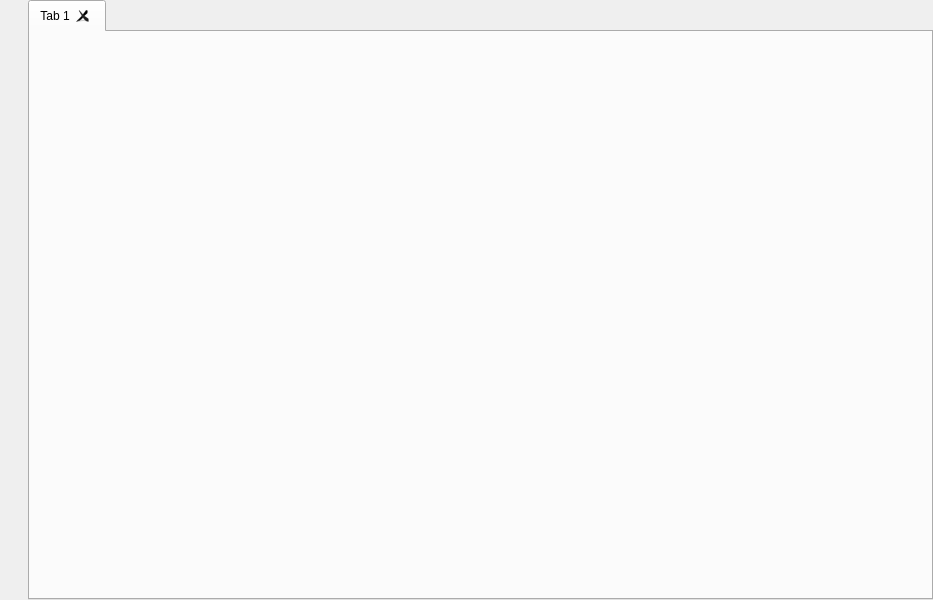
<?xml version="1.0" encoding="UTF-8"?>
<ui version="4.0">
 <class>StatsGeneratorWidget</class>
 <widget class="QWidget" name="StatsGeneratorWidget">
  <property name="geometry">
   <rect>
    <x>0</x>
    <y>0</y>
    <width>933</width>
    <height>600</height>
   </rect>
  </property>
  <property name="sizePolicy">
   <sizepolicy hsizetype="Expanding" vsizetype="Expanding">
    <horstretch>0</horstretch>
    <verstretch>0</verstretch>
   </sizepolicy>
  </property>
  <property name="minimumSize">
   <size>
    <width>800</width>
    <height>600</height>
   </size>
  </property>
  <property name="windowTitle">
   <string>StatsGenerator</string>
  </property>
  <layout class="QGridLayout" name="gridLayout">
   <property name="leftMargin">
    <number>0</number>
   </property>
   <property name="topMargin">
    <number>0</number>
   </property>
   <property name="rightMargin">
    <number>0</number>
   </property>
   <property name="bottomMargin">
    <number>0</number>
   </property>
   <property name="horizontalSpacing">
    <number>4</number>
   </property>
   <property name="verticalSpacing">
    <number>6</number>
   </property>
   <item row="0" column="1" rowspan="8">
    <widget class="QTabWidget" name="phaseTabs">
     <property name="sizePolicy">
      <sizepolicy hsizetype="Expanding" vsizetype="Expanding">
       <horstretch>2</horstretch>
       <verstretch>0</verstretch>
      </sizepolicy>
     </property>
     <property name="tabPosition">
      <enum>QTabWidget::North</enum>
     </property>
     <property name="tabShape">
      <enum>QTabWidget::Rounded</enum>
     </property>
     <property name="usesScrollButtons">
      <bool>false</bool>
     </property>
     <property name="documentMode">
      <bool>false</bool>
     </property>
     <property name="tabsClosable">
      <bool>true</bool>
     </property>
     <property name="movable">
      <bool>false</bool>
     </property>
     <widget class="StatsGenWidget" name="tab_StatsGenWidget_1">
      <attribute name="title">
       <string>Tab 1</string>
      </attribute>
     </widget>
    </widget>
   </item>
   <item row="1" column="0">
    <widget class="SVIconPushButton" name="addPhase">
     <property name="sizePolicy">
      <sizepolicy hsizetype="Fixed" vsizetype="Fixed">
       <horstretch>0</horstretch>
       <verstretch>0</verstretch>
      </sizepolicy>
     </property>
     <property name="minimumSize">
      <size>
       <width>0</width>
       <height>0</height>
      </size>
     </property>
     <property name="maximumSize">
      <size>
       <width>24</width>
       <height>24</height>
      </size>
     </property>
     <property name="focusPolicy">
      <enum>Qt::ClickFocus</enum>
     </property>
     <property name="toolTip">
      <string>Add a new Phase</string>
     </property>
     <property name="statusTip">
      <string>Add a new Phase</string>
     </property>
     <property name="text">
      <string/>
     </property>
     <property name="icon">
      <iconset resource="../../../../../../../SIMPL/Resources/SIMPL.qrc">
       <normaloff>:/SIMPL/icons/images/add.png</normaloff>:/SIMPL/icons/images/add.png</iconset>
     </property>
     <property name="iconSize">
      <size>
       <width>24</width>
       <height>24</height>
      </size>
     </property>
     <property name="flat">
      <bool>true</bool>
     </property>
    </widget>
   </item>
   <item row="3" column="0">
    <widget class="SVIconPushButton" name="updatePipelineBtn">
     <property name="sizePolicy">
      <sizepolicy hsizetype="Fixed" vsizetype="Fixed">
       <horstretch>0</horstretch>
       <verstretch>0</verstretch>
      </sizepolicy>
     </property>
     <property name="minimumSize">
      <size>
       <width>0</width>
       <height>0</height>
      </size>
     </property>
     <property name="maximumSize">
      <size>
       <width>24</width>
       <height>24</height>
      </size>
     </property>
     <property name="toolTip">
      <string>Update Pipeline</string>
     </property>
     <property name="text">
      <string/>
     </property>
     <property name="icon">
      <iconset resource="../../../../../../../SIMPL/Resources/SIMPL.qrc">
       <normaloff>:/SIMPL/icons/images/reload.png</normaloff>:/SIMPL/icons/images/reload.png</iconset>
     </property>
     <property name="iconSize">
      <size>
       <width>24</width>
       <height>24</height>
      </size>
     </property>
     <property name="flat">
      <bool>true</bool>
     </property>
    </widget>
   </item>
   <item row="6" column="0">
    <widget class="SVIconPushButton" name="saveH5Btn">
     <property name="sizePolicy">
      <sizepolicy hsizetype="Fixed" vsizetype="Fixed">
       <horstretch>0</horstretch>
       <verstretch>0</verstretch>
      </sizepolicy>
     </property>
     <property name="minimumSize">
      <size>
       <width>0</width>
       <height>0</height>
      </size>
     </property>
     <property name="maximumSize">
      <size>
       <width>24</width>
       <height>24</height>
      </size>
     </property>
     <property name="toolTip">
      <string>Save HDF5 File</string>
     </property>
     <property name="text">
      <string/>
     </property>
     <property name="icon">
      <iconset resource="../../../../../../../SIMPL/Resources/SIMPL.qrc">
       <normaloff>:/SIMPL/icons/images/data-transfer-hdf.png</normaloff>:/SIMPL/icons/images/data-transfer-hdf.png</iconset>
     </property>
     <property name="iconSize">
      <size>
       <width>24</width>
       <height>24</height>
      </size>
     </property>
     <property name="flat">
      <bool>true</bool>
     </property>
    </widget>
   </item>
   <item row="0" column="0">
    <widget class="SVIconPushButton" name="editPhase">
     <property name="sizePolicy">
      <sizepolicy hsizetype="Fixed" vsizetype="Fixed">
       <horstretch>0</horstretch>
       <verstretch>0</verstretch>
      </sizepolicy>
     </property>
     <property name="minimumSize">
      <size>
       <width>0</width>
       <height>0</height>
      </size>
     </property>
     <property name="maximumSize">
      <size>
       <width>24</width>
       <height>24</height>
      </size>
     </property>
     <property name="focusPolicy">
      <enum>Qt::ClickFocus</enum>
     </property>
     <property name="toolTip">
      <string>Edit the current Phase</string>
     </property>
     <property name="statusTip">
      <string>Edit the current Phase</string>
     </property>
     <property name="text">
      <string/>
     </property>
     <property name="icon">
      <iconset resource="../../../../../../../SIMPL/Resources/SIMPL.qrc">
       <normaloff>:/SIMPL/icons/images/cog.png</normaloff>:/SIMPL/icons/images/cog.png</iconset>
     </property>
     <property name="iconSize">
      <size>
       <width>24</width>
       <height>24</height>
      </size>
     </property>
     <property name="checkable">
      <bool>false</bool>
     </property>
     <property name="flat">
      <bool>true</bool>
     </property>
    </widget>
   </item>
   <item row="5" column="0">
    <widget class="SVIconPushButton" name="saveJsonBtn">
     <property name="sizePolicy">
      <sizepolicy hsizetype="Fixed" vsizetype="Fixed">
       <horstretch>0</horstretch>
       <verstretch>0</verstretch>
      </sizepolicy>
     </property>
     <property name="minimumSize">
      <size>
       <width>0</width>
       <height>0</height>
      </size>
     </property>
     <property name="maximumSize">
      <size>
       <width>24</width>
       <height>24</height>
      </size>
     </property>
     <property name="toolTip">
      <string>Save JSON File</string>
     </property>
     <property name="text">
      <string/>
     </property>
     <property name="icon">
      <iconset resource="../../../../../../../SIMPL/Resources/SIMPL.qrc">
       <normaloff>:/SIMPL/icons/images/data-transfer-download.png</normaloff>:/SIMPL/icons/images/data-transfer-download.png</iconset>
     </property>
     <property name="iconSize">
      <size>
       <width>24</width>
       <height>24</height>
      </size>
     </property>
     <property name="flat">
      <bool>true</bool>
     </property>
    </widget>
   </item>
   <item row="4" column="0">
    <widget class="SVIconPushButton" name="openStatsFile">
     <property name="sizePolicy">
      <sizepolicy hsizetype="Fixed" vsizetype="Fixed">
       <horstretch>0</horstretch>
       <verstretch>0</verstretch>
      </sizepolicy>
     </property>
     <property name="minimumSize">
      <size>
       <width>0</width>
       <height>0</height>
      </size>
     </property>
     <property name="maximumSize">
      <size>
       <width>24</width>
       <height>24</height>
      </size>
     </property>
     <property name="toolTip">
      <string>Open Stats File</string>
     </property>
     <property name="text">
      <string/>
     </property>
     <property name="icon">
      <iconset resource="../../../../../../../SIMPL/Resources/SIMPL.qrc">
       <normaloff>:/SIMPL/icons/images/data-transfer-upload.png</normaloff>:/SIMPL/icons/images/data-transfer-upload.png</iconset>
     </property>
     <property name="iconSize">
      <size>
       <width>24</width>
       <height>24</height>
      </size>
     </property>
     <property name="flat">
      <bool>true</bool>
     </property>
    </widget>
   </item>
   <item row="7" column="0">
    <spacer name="verticalSpacer">
     <property name="orientation">
      <enum>Qt::Vertical</enum>
     </property>
     <property name="sizeHint" stdset="0">
      <size>
       <width>13</width>
       <height>381</height>
      </size>
     </property>
    </spacer>
   </item>
   <item row="2" column="0">
    <widget class="SVIconPushButton" name="deletePhase">
     <property name="sizePolicy">
      <sizepolicy hsizetype="Fixed" vsizetype="Fixed">
       <horstretch>0</horstretch>
       <verstretch>0</verstretch>
      </sizepolicy>
     </property>
     <property name="minimumSize">
      <size>
       <width>0</width>
       <height>0</height>
      </size>
     </property>
     <property name="maximumSize">
      <size>
       <width>24</width>
       <height>24</height>
      </size>
     </property>
     <property name="focusPolicy">
      <enum>Qt::ClickFocus</enum>
     </property>
     <property name="toolTip">
      <string>Delete the current phase</string>
     </property>
     <property name="statusTip">
      <string>Delete the current phase</string>
     </property>
     <property name="text">
      <string/>
     </property>
     <property name="icon">
      <iconset resource="../../../../../../../SIMPL/Resources/SIMPL.qrc">
       <normaloff>:/SIMPL/icons/images/delete.png</normaloff>:/SIMPL/icons/images/delete.png</iconset>
     </property>
     <property name="iconSize">
      <size>
       <width>24</width>
       <height>24</height>
      </size>
     </property>
     <property name="flat">
      <bool>true</bool>
     </property>
    </widget>
   </item>
  </layout>
  <action name="actionRecent_Files">
   <property name="text">
    <string>Recent Files</string>
   </property>
  </action>
  <action name="actionSave">
   <property name="text">
    <string>Save</string>
   </property>
   <property name="shortcut">
    <string>Ctrl+S</string>
   </property>
  </action>
  <action name="actionOpen">
   <property name="enabled">
    <bool>true</bool>
   </property>
   <property name="text">
    <string>Open</string>
   </property>
   <property name="shortcut">
    <string>Ctrl+O</string>
   </property>
  </action>
  <action name="actionSaveAs">
   <property name="text">
    <string>Save As</string>
   </property>
   <property name="shortcut">
    <string>Ctrl+Shift+S</string>
   </property>
  </action>
  <action name="actionExit">
   <property name="text">
    <string>Exit</string>
   </property>
   <property name="shortcut">
    <string>Ctrl+Q</string>
   </property>
  </action>
  <action name="actionClose">
   <property name="text">
    <string>Close</string>
   </property>
   <property name="shortcut">
    <string>Ctrl+W</string>
   </property>
  </action>
  <action name="actionAbout">
   <property name="text">
    <string>About</string>
   </property>
  </action>
  <action name="actionNew">
   <property name="text">
    <string>New</string>
   </property>
   <property name="shortcut">
    <string>Ctrl+N</string>
   </property>
  </action>
  <action name="actionLicense_Information">
   <property name="text">
    <string>License Information</string>
   </property>
  </action>
  <action name="actionStatsGenerator_Help">
   <property name="text">
    <string>StatsGenerator Help</string>
   </property>
  </action>
  <action name="action_OpenDREAM3D">
   <property name="text">
    <string>Open DREAM3D</string>
   </property>
  </action>
 </widget>
 <customwidgets>
  <customwidget>
   <class>SVIconPushButton</class>
   <extends>QPushButton</extends>
   <header location="global">SVControlWidgets.h</header>
  </customwidget>
  <customwidget>
   <class>StatsGenWidget</class>
   <extends>QWidget</extends>
   <header location="global">StatsGenWidget.h</header>
   <container>1</container>
  </customwidget>
 </customwidgets>
 <resources>
  <include location="../../../../../../../SIMPL/Resources/SIMPL.qrc"/>
 </resources>
 <connections/>
</ui>
